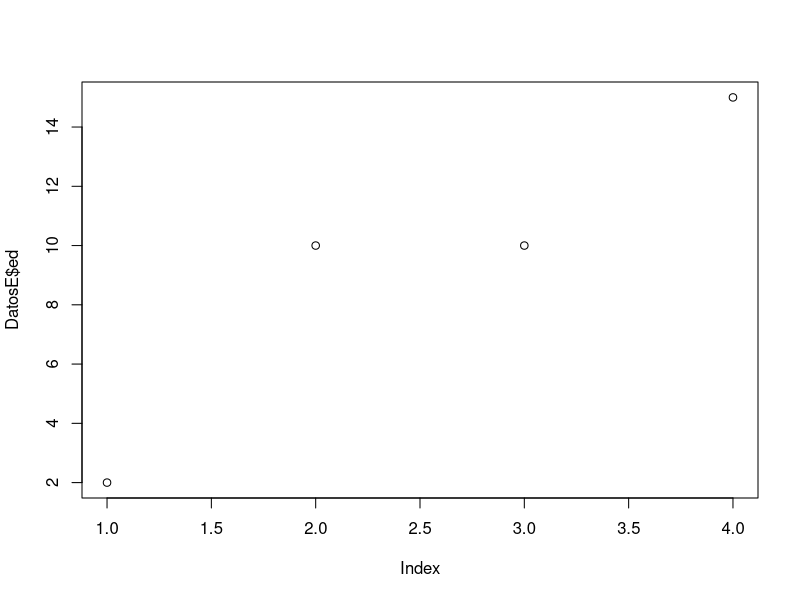
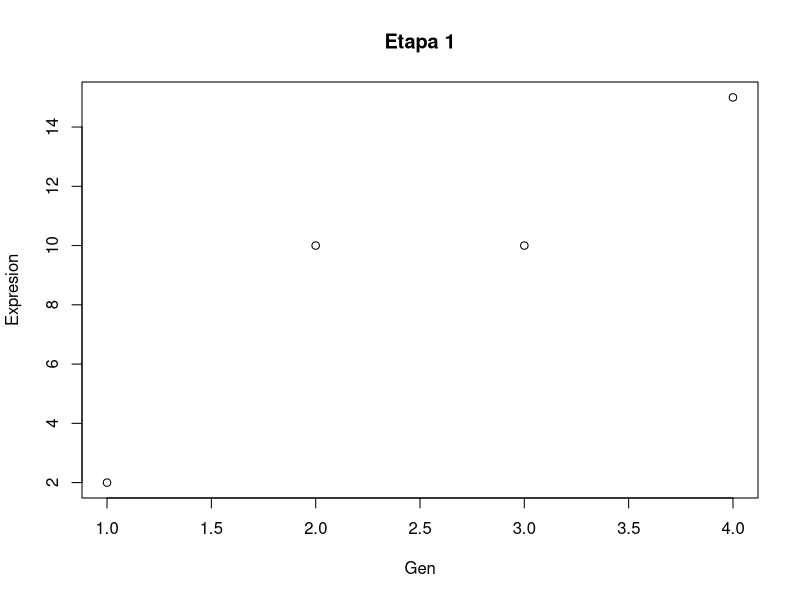
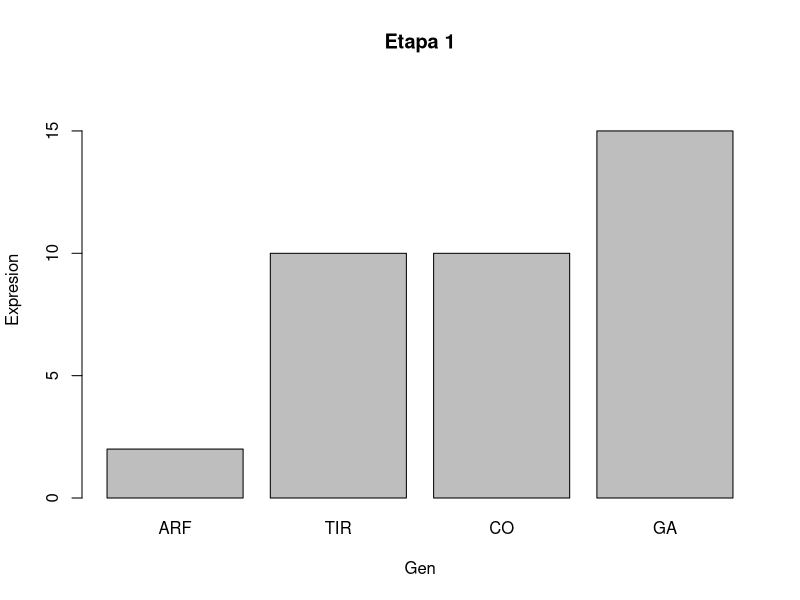
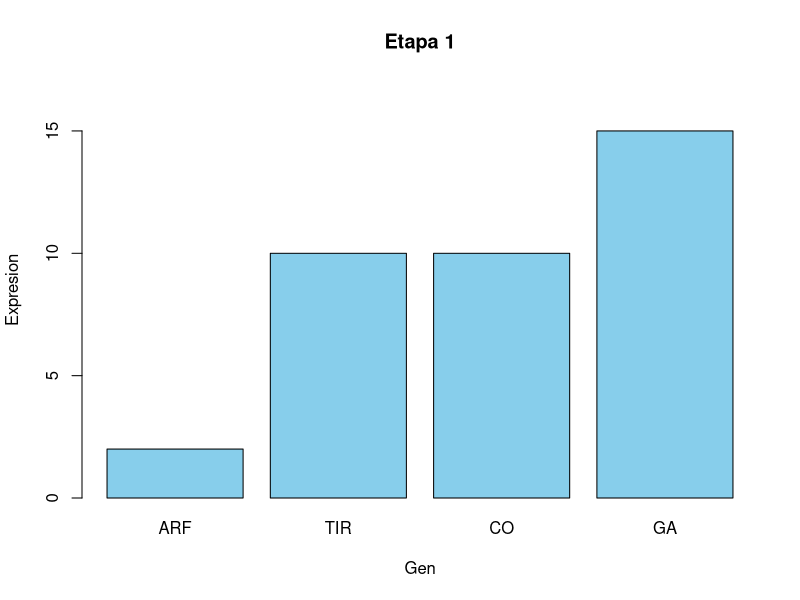
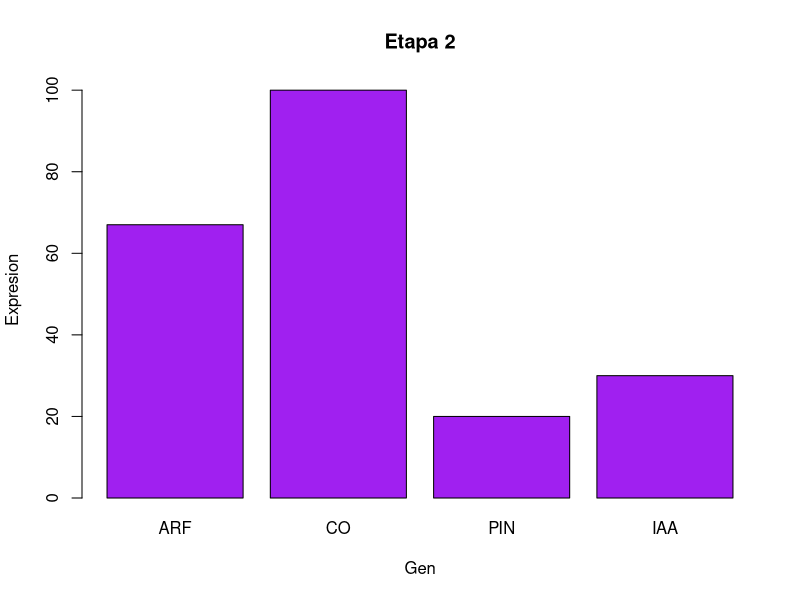
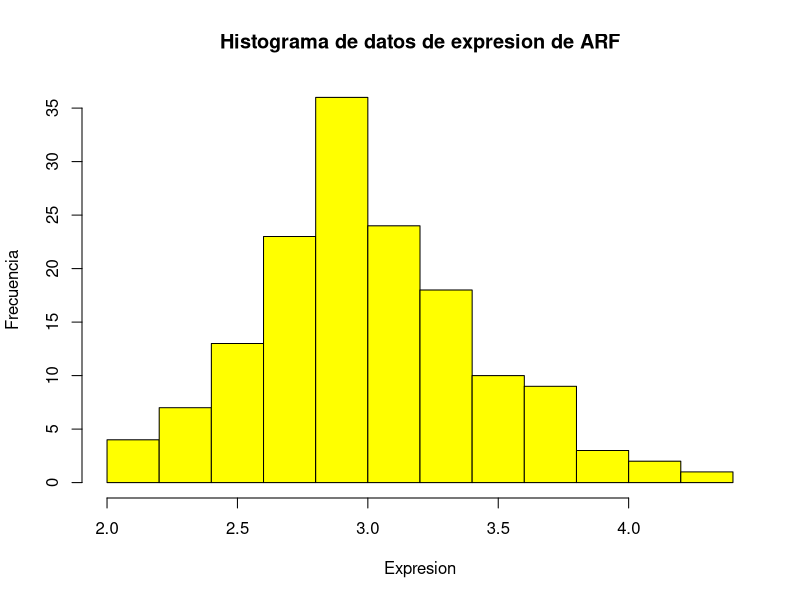
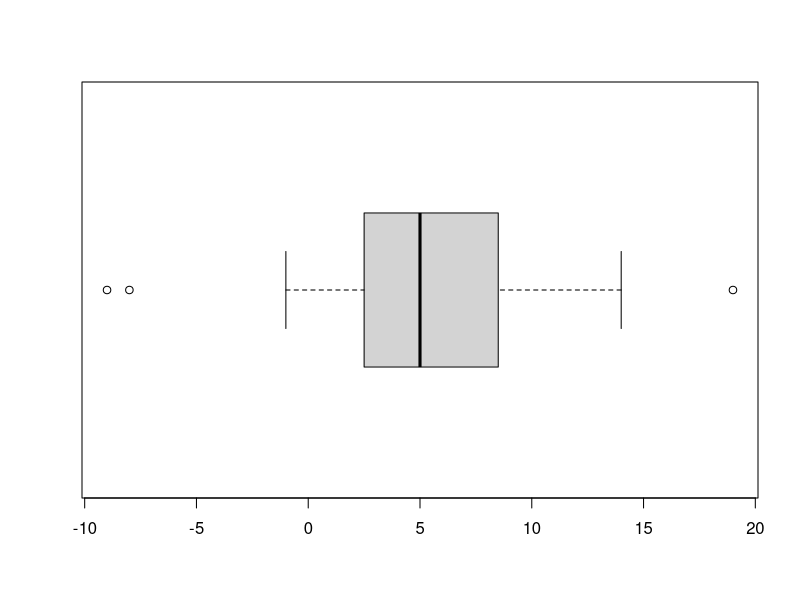
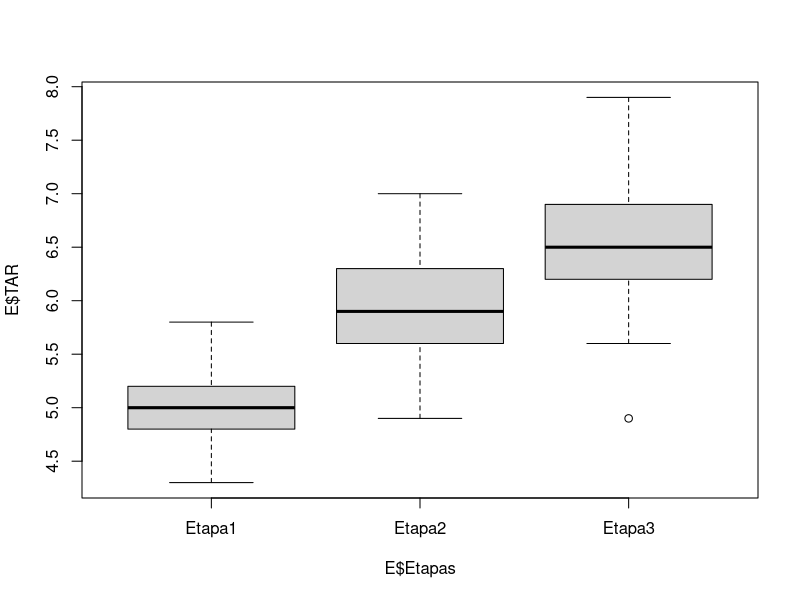

Write R code to recreate these figures, in order.
## ---- chunk 1
DatosE <- data.frame(
  gen = c("ARF", "TIR", "CO", "GA"),
  ed = c(2,10,10,15)
)
## ---- chunk 2
DatosE
## ---- chunk 3
plot(DatosE$ed)
## ---- chunk 4
plot(DatosE$ed,
     main = "Etapa 1", #titulo
     xlab = "Gen", #titulo eje x
     ylab = "Expresion") #titulo eje y
## ---- chunk 5
barplot(DatosE$ed,
        names.arg = DatosE$gen, #agregamos el nombre de los genes
        main = "Etapa 1",
        xlab = "Gen",
        ylab = "Expresion",
        ylim = c(0, max(DatosE$ed) + 2) #el eje y va de 0 al maximo de la expresion
)
## ---- chunk 6
barplot(DatosE$ed,
        names.arg = DatosE$gen,
        main = "Etapa 1",
        xlab = "Gen",
        ylab = "Expresion",
        col = "skyblue",#color
        border = "black", #color del borde
        ylim = c(0, max(DatosE$ed) + 2) #Limite del eje y
)
## ---- chunk 7
directorio <- "C:/Users/andii/OneDrive/Documents/02Fun-R-transcript/data" #indicamos el directorio de trabajo.
setwd(directorio)

DatosE2 <- read.table("U3_1.csv", sep = ",", header = T) #Se lee el arcivo
DatosE2
## ---- chunk 8
barplot(DatosE2$ED,
        names.arg = DatosE2$Gen,
        main = "Etapa 2",
        xlab = "Gen",
        ylab = "Expresion",
        col = "purple",
        border = "black",
        ylim = c(0, max(DatosE2$ED) + 2)
)
## ---- chunk 9
E <- read.table("U3_2.csv", sep = ",", header = T)
head(E)
## ---- chunk 10
hist(E$ARF,
     main="Histograma de datos de expresion de ARF",
     xlab="Expresion", ylab="Frecuencia", 
     col="yellow"
     )
## ---- chunk 11
TAR <- c(8, 5, 14, -9, 19, 12, 3, 9, 7, 4,
       4, 6, 8, 12, -8, 2, 0, -1, 5, 3)
## ---- chunk 12
boxplot(TAR,
        horizontal = T)
## ---- chunk 13
head(E)
## ---- chunk 14
boxplot(E$TAR~ E$Etapas) #columnas
## ---- chunk 15
boxplot(E$TAR~ E$Etapas,#agregamos todas las columnas que vamos a graficar
        main="Diagramas de caja",#titulo
        xlab="Genes",#titulo x
        ylab="Expresion de TAR",
        col=c("red", "blue", "orange")#colores
        )
## ---- chunk 16
# install.packages("ggplot2")
library(ggplot2)
head(DatosE2)
## ---- chunk 17
ggplot(DatosE2,aes(x = Gen, y = ED)) + #Indicamos los datos y ejes
  geom_bar(stat = 'identity') #Indicamos la geometria (como se posicionará)
## ---- chunk 18
ggplot(DatosE2, aes(x = Gen, y = ED)) + # Indicamos los datos y ejes
  geom_bar(stat = 'identity', fill = "purple3", alpha = 0.7) + # Indicamos la geometría y el color de las barras
  theme_classic() # Aplicamos el tema clásico
## ---- chunk 19
colores <- c("blue", "red", "green3", "orange2")

ggplot(DatosE2, aes(x = Gen, y = ED, fill = Gen)) +
  geom_bar(stat = 'identity', alpha = 0.7, width = 0.5) + #geometría, transparencia y ancho de las barras
  theme_classic() + # Aplicamos el tema clásico
  scale_fill_manual(values = colores)  # Asignamos los colores manualmente
## ---- chunk 20
colores2 <- c("#00FFC3", "#7A00FF", "#FFCF00", "#FF5733") 

ggplot(DatosE2, aes(x = Gen, y = ED, fill = Gen)) +
  geom_bar(stat = 'identity', alpha = 0.7, width = 0.5) +
  theme_classic() +
  scale_fill_manual(values = colores2)
## ---- chunk 21
ggplot(DatosE2, aes(x = ED, y = Gen, fill = Gen)) + 
  geom_bar(stat = 'identity', alpha = 0.7, width = 0.4) + 
  theme_classic() +
  scale_fill_manual(values = colores2)
## ---- chunk 22
head(E)

ggplot(E, aes(x = TAR)) + #variable (objeto E), columna TAR
  geom_histogram(fill = "blue", bins = 20, alpha = 0.7) +  #geometria histograma, tamaño barra
  labs(x = "TAR", y = "Frecuencia") +
  theme_minimal()
## ---- chunk 23
#Difereciar datos que pertenecen a cada etapa del desarrollo
ggplot(E, aes(x = TAR, fill = Etapas)) + #Separar datos por etapa
  geom_histogram(bins = 20) +
  labs(x = "TAR", y = "Frecuencia") +
  theme_minimal ()
## ---- chunk 24
ggplot(E, aes(x = TAR, fill = Etapas)) +
  geom_histogram(bins = 15, alpha = 0.7) +
  labs(x = "TAR", y = "Frecuencia") +
  facet_wrap(~ Etapas) + #Graficar Etapas por separado
  scale_fill_manual(values = c("#00FFC3", "#7A00FF", "#FFCF00")) +
  theme_light()
## ---- chunk 25
ggplot(data = E, aes(x = Etapas, y = TAR, fill = Etapas)) +
  geom_boxplot(alpha = 0.7) +  # Añadir cajas con transparencia
  scale_fill_manual(values = c("#00FFC3", "#7A00FF", "#FFCF00")) +
  theme_minimal()
## ---- chunk 26
#install.packages("dplyr")
library(dplyr)

# Calcular el promedio y la desviación estándar con dplyr
resumen_E <- E %>% #Especificamos donde se va a guardar
  group_by(Etapas) %>% #Agrupamos por etapas
  summarise(Expresion_promedio = mean(TAR), DE = sd(TAR)) #calculamos promedio y desviación

resumen_E #vemos la variable
## ---- chunk 27
#Definimos los colores para cada especie
colores <- c("#00FFC3", "#7A00FF", "#FFCF00")

ggplot(resumen_E, aes(x = Etapas, y = Expresion_promedio, fill = Etapas)) +
  geom_bar(stat = "identity", alpha = 0.7, width = 0.5) +
  geom_errorbar(aes(ymin = Expresion_promedio - DE,
                    ymax = Expresion_promedio + DE),
                width = 0.1, color = "black",
                position = position_dodge(0.9), size = 0.5) + #datos de la barra de error
  scale_fill_manual(values = colores) +  # colores
  labs(x = "Etapas", y = "Expresion promedio") +
  theme_classic()
## ---- chunk 28
ggplot(data = E, mapping = aes(x = CO, y = GA)) + #mapeamos los datos
  geom_point(aes(color = Etapas)) + #Diferenciamos con puntos entre etapas
  geom_smooth(method = "lm") + #Utilizamos el método de regresión llineal 
  theme_classic()
## ---- chunk 29
ggplot(data = E, mapping = aes(x = CO, y = GA)) + #mapeamos los datos
  geom_point(aes(color = Etapas)) + #Diferenciamos con puntos entre etapas
  geom_smooth(method = "lm") +
  facet_wrap(~Etapas) + #separamos datos por etapa
  theme_bw()
## ---- chunk 30
# Exportar el gráfico en jpg y con 300 dpi
ggsave("U3_plot21v2.jpg", width = 25, height = 14, units = c("cm"), dpi = 300)

# Exportar en otro formato, tiff, png, pdf solo hay que cambiarlo en el nombre
ggsave("U3_plot21v3.tiff", width = 25, height = 14, units = c("cm"), dpi = 300)
